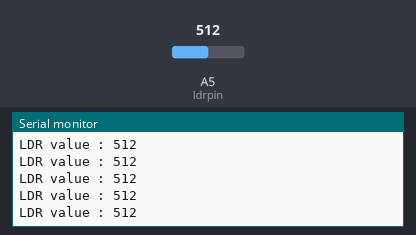
A sketch run on a simulated Arduino Uno, built with avr-gcc and run on an emulated ATmega328P. On the bench: the last lines printed to the serial monitor. Inputs (shaded band) come from the test bench; at power-on: A5 (ldrpin) = 512.

Above: at 1.2 s.
1.3 s: A5 (ldrpin) set to 716
At 1.31 s:
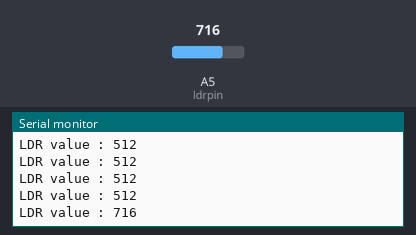
2.8 s: A5 (ldrpin) set to 900
At 2.82 s:
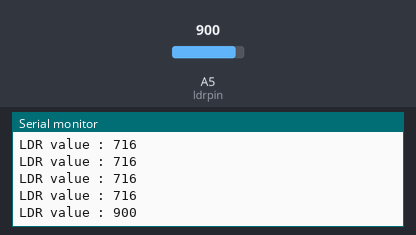
Timing chart, 0 to 5.8 s (numbered marks = the images above; inputs shaded):
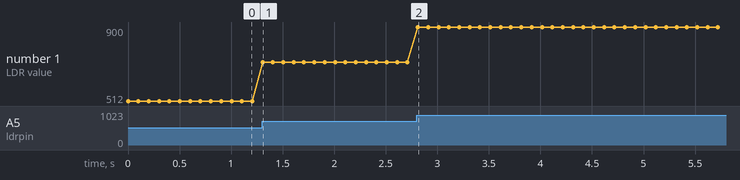

The sketch:

LDRsensortest.ino
```cpp
int ldrpin = A5;
int ldrvalue = 0;

void setup()
{
  Serial.begin(9600);
  pinMode(ldrpin, INPUT);

}

void loop()
{
    ldrvalue = analogRead(ldrpin);
    Serial.print("LDR value : ");
    Serial.println(ldrvalue);
    delay(100);
}
```

Measured:
- after the input at 1.3 s, the serial monitor: prints a new line at once (image 1)
- after the input at 2.8 s, the serial monitor: prints a new line at once (image 2)
- plotted number 1: 512 → 716 after the input at 1.3 s, 716 → 900 after the input at 2.8 s
